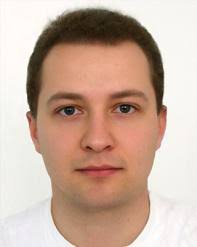
#> input picture ImageProcess/manface.jpeg, 197 x 247 px
$ python contourbyPIL.py
#> lines starting #> are read from the running program, lines starting #| are printed output that depends on the picture
from PIL import Image
from pylab import*
if __name__=='__main__':
    im=array(Image.open("manface.jpeg").convert("L"))
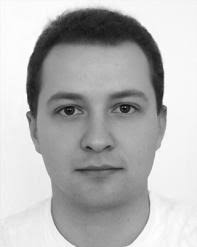
#> im: shape (247, 197); min 5, max 255, mean 180.5
    figure()
    gray()
    contour(im, origin="image")
    axis("equal")
    axis("off")
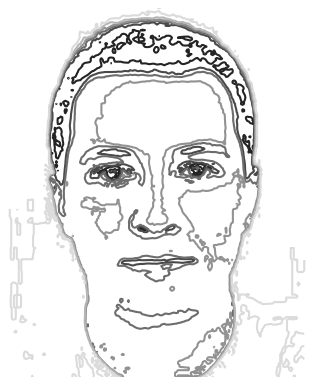
#> figure drawn by matplotlib, 1 panel

$ run again, with ImageProcess/apple.jpeg copied over ImageProcess/manface.jpeg
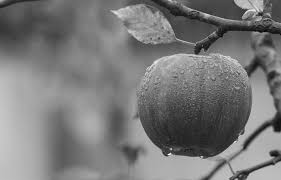
#> input picture ImageProcess/apple.jpeg, 281 x 180 px
#> `axis("off")`:
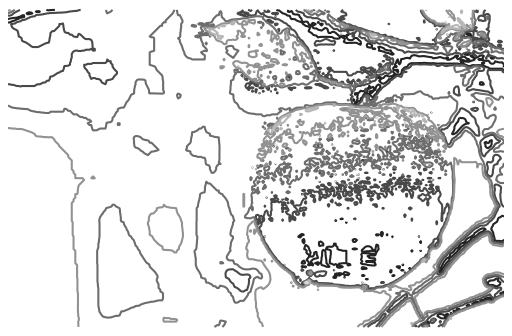
#> figure drawn by matplotlib, 1 panel
